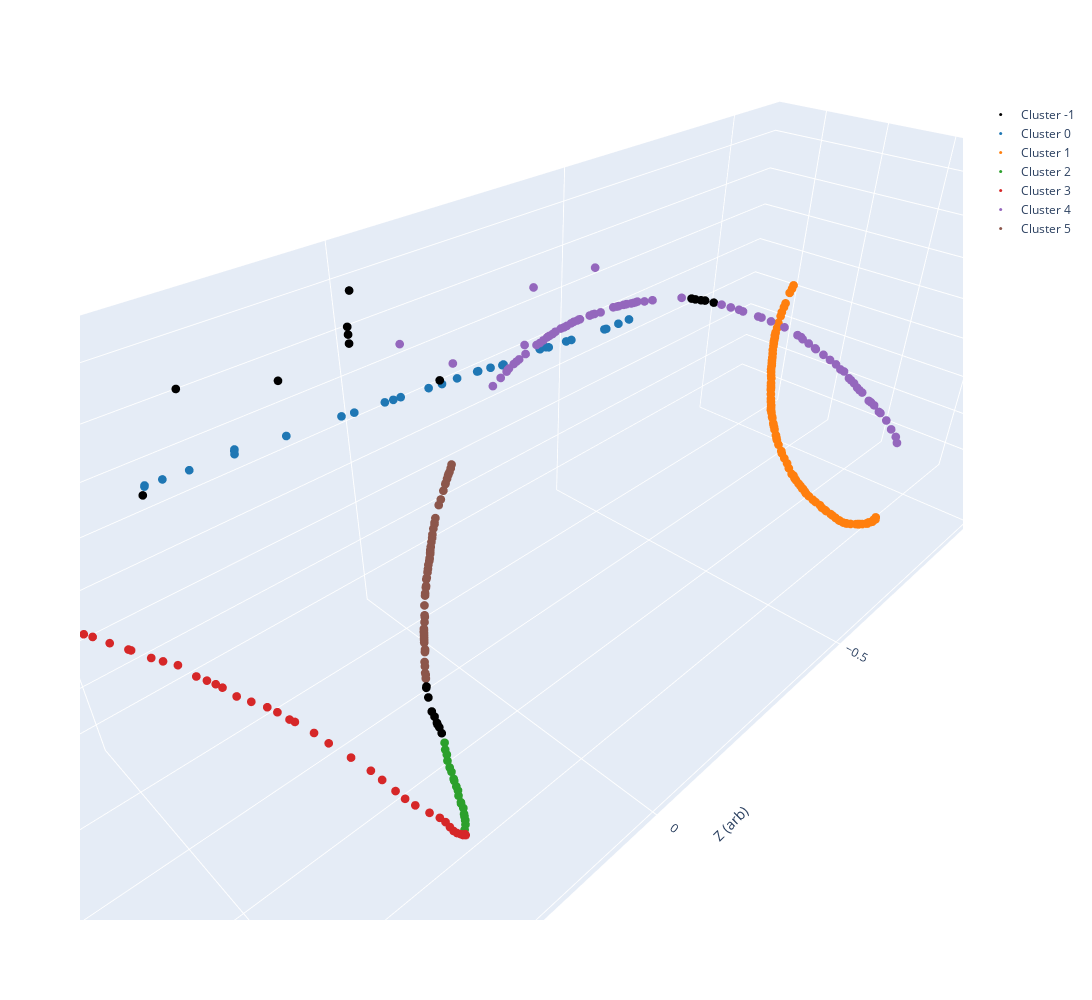

Notebook code for this chart:
### Markdown cell above
Above shows the different clusters identified by the algorithm, with the labels supplied by the algorithm. Points labeled -1 were identified to be noise. However, while this shows what the data looks like after clustering, it does not show exactly what the clustering algorithm saw when clustering the data. We use the scikit-learn RobustScaler to scale the data for the clustering algorithm. Below is a plot of what the clustering algorithm sees with clusters labeled.

### Code cell
fig = go.Figure()
for cluster in clusters:
    fig.add_trace(
        go.Scatter3d(
            x=cluster.clustered_data[:, 2], 
            y=cluster.clustered_data[:, 0], 
            z=cluster.clustered_data[:, 1], 
            mode="markers",
            legendgroup="clusters",
            marker= {
                "size": 3,
                "color": get_color(cluster.label)
            }, 
            name=f"Cluster {cluster.label}"
        )
    )
fig.update_layout(
    scene = {
        "xaxis_title": "Z (arb)",
        "yaxis_title": "X (arb)",
        "zaxis_title": "Y (arb)",
        "aspectratio": {
            "x": 3.3,
            "y": 1.0,
            "z": 1.0
        }
    },
    width=1300,
    height=1000,
)
